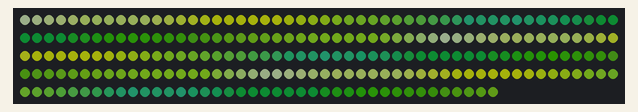
This sketch was run on a simulated Arduino Uno, built with avr-gcc and run on an emulated ATmega328P. Parts: 240 RGB LEDs in strip order, left to right, continuing on the next row. Dim RGB values are drawn brighter than linear.

Above: at 3.18 s.
At 6.66 s:
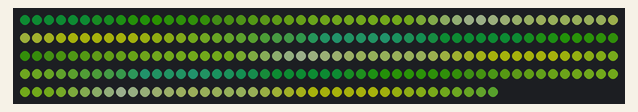
At 11.4 s:
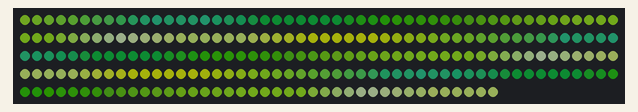
At 19.94 s:
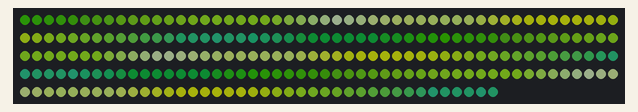
At 29.11 s:
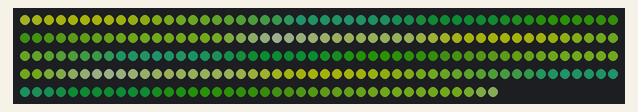
At 39.54 s:
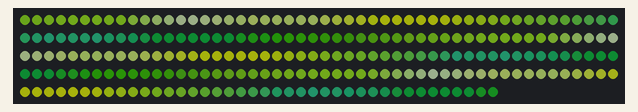

The sketch:

springPalletUno.ino
```cpp
#include <FastLED.h>

#define LED_PIN     3
#define NUM_LEDS    240
#define BRIGHTNESS  64
#define LED_TYPE    WS2812B
#define COLOR_ORDER GRB
CRGB leds[NUM_LEDS];

#define UPDATES_PER_SECOND 100
DEFINE_GRADIENT_PALETTE( springlife2_gp ) {
    0, 182,207,166,
   28, 182,209,109,
   51, 210,227, 18,
   76, 117,171, 31,
  117,  16, 73, 52,
  145,   7, 46, 18,
  163,  22, 74,  4,
  188,  24, 55,  8,
  237, 117,171, 31,
  255, 182,207,166};

CRGBPalette16 currentPalette = springlife2_gp;
#define currentBlending LINEARBLEND

void setup() {
    delay(3000); // power-up safety delay
    FastLED.addLeds<LED_TYPE, LED_PIN, COLOR_ORDER>(leds, NUM_LEDS).setCorrection(TypicalLEDStrip);
    FastLED.setBrightness(BRIGHTNESS);
    FastLED.setMaxPowerInVoltsAndMilliamps(5, 1000);
}


void loop(){
    static uint8_t startIndex = 0;
    startIndex = startIndex + 1; /* motion speed */

    FillLEDsFromPaletteColors( startIndex);

    FastLED.show();
    FastLED.delay(1000 / UPDATES_PER_SECOND);
}

void FillLEDsFromPaletteColors( uint8_t colorIndex) {
    uint8_t brightness = 255;

    for( int i = 0; i < NUM_LEDS; i++) {
        leds[i] = ColorFromPalette( currentPalette, colorIndex, brightness, currentBlending);
        colorIndex += 3;
    }
}
```
